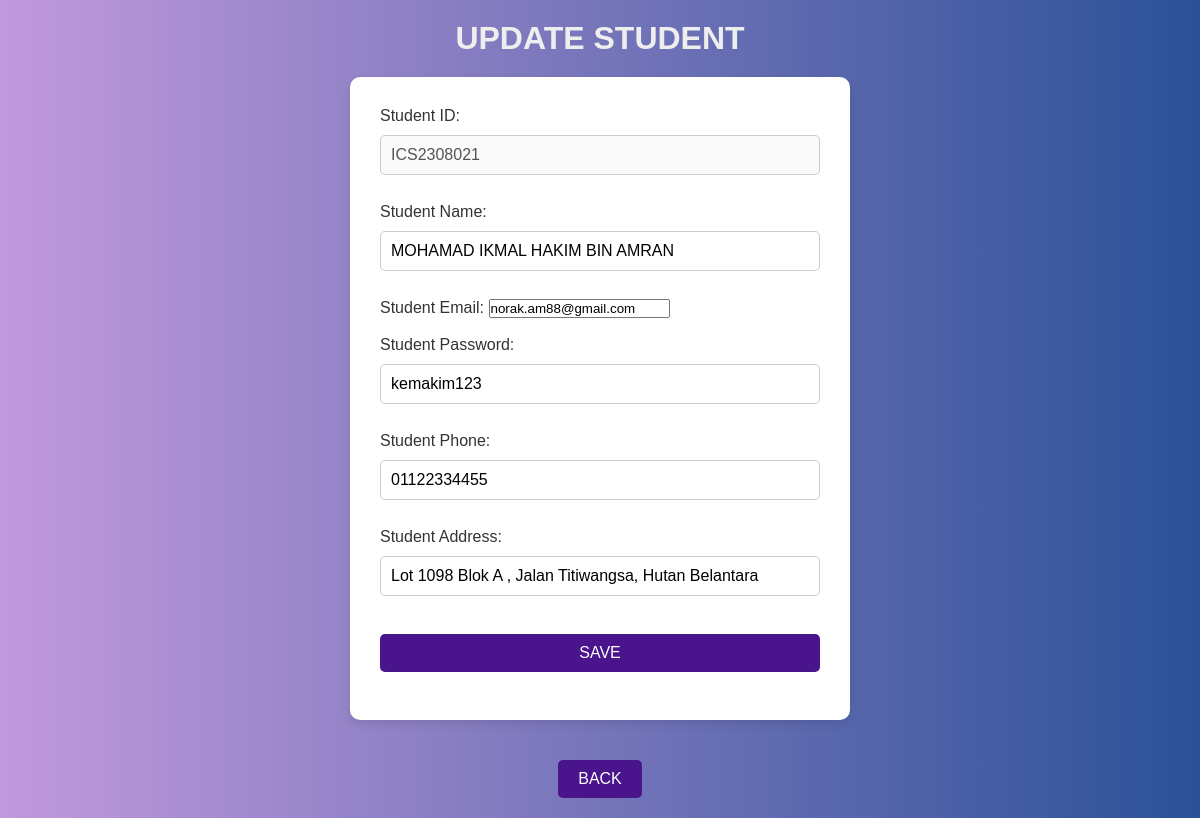
The app's page /homepage/staff_page/update_student/ICS2308021 with its own data.
### FundMe/models.py (models this page shows)
class Student(models.Model):
    studentid = models.CharField(max_length=12, primary_key=True)
    studentname = models.CharField(max_length=200)
    studentemail = models.EmailField(max_length=200)
    studentpassword = models.CharField(max_length=50, validators=[MinLengthValidator(8)])
    studentphone = models.CharField(max_length=15)
    studentaddress = models.TextField(max_length=255)

### FundMe/views.py (the view)
# urls.py: path('homepage/staff_page/update_student/<str:studentid>',views.update_student,name='update_student'),
def update_student(request,studentid):
    data=Student.objects.get(studentid=studentid)
    dict={
        'data':data
    }
    return render(request ,"update_student.html", dict)

### FundMe/templates/update_student.html (shortened to what this page needs)
{% load static %}
<!DOCTYPE html>
<html lang="en">
<head>
</head>
<body>
    <h2>UPDATE STUDENT</h2>
    <form action="save_update_student/{{ data.studentid }}" method="POST" enctype="multipart/form-data">
        Student ID: <input type="text" name="studentid" value="{{ data.studentid }}" disabled><br><br>
        Student Name: <input type="text" name="studentname" value="{{ data.studentname }}"><br><br>
        Student Email: <input type="email" name="studentemail" value="{{ data.studentemail }}"><br><br>
        Student Password: <input type="text" name="studentpassword" value="{{ data.studentpassword }}"><br><br>
        Student Phone: <input type="text" name="studentphone" value="{{ data.studentphone }}"><br><br>
        Student Address: <input type="text" name="studentaddress" value="{{ data.studentaddress }}"><br><br>
        <input type="submit" value="SAVE"><br><br>
    </form>
    <a href="{% url 'view_list_student' %}">BACK</a>
</body>
</html>

### FundMe/templates/update_student.html (style rules this page uses)
* { margin: 0; padding: 0; box-sizing: border-box; }
body { font-family: 'Arial', sans-serif; background: linear-gradient(to right, #c199dc, #2b5198); padding: 20px; display: flex; flex-direction: column; align-items: center; color: #333; }
h2 { font-size: 2rem; color: #eeeeee; margin-bottom: 20px; text-align: center; }
form { background-color: white; padding: 30px; border-radius: 10px; box-shadow: 0 4px 10px rgba(0, 0, 0, 0.1); width: 100%; max-width: 500px; margin-bottom: 20px; }
form input[type="text"], form input[type="number"], form input[type="date"], form input[type="file"] { width: 100%; padding: 10px; margin: 10px 0; border: 1px solid #ccc; border-radius: 5px; font-size: 1rem; }
form input[type="submit"] { background-color: #4a148c; color: white; font-size: 1rem; padding: 10px; border: none; border-radius: 5px; cursor: pointer; transition: background-color 0.3s; width: 100%; margin-top: 10px; }
a { text-decoration: none; background-color: #4a148c; color: white; padding: 10px 20px; border-radius: 5px; margin-top: 20px; display: inline-block; transition: background-color 0.3s; }

### records on screen
Student: studentid "ICS2308021", studentname "MOHAMAD IKMAL HAKIM BIN AMRAN", studentemail "norak.am88@gmail.com", studentpassword "kemakim123", studentphone "01122334455", studentaddress "Lot 1098 Blok A , Jalan Titiwangsa, Hutan Belantara"
